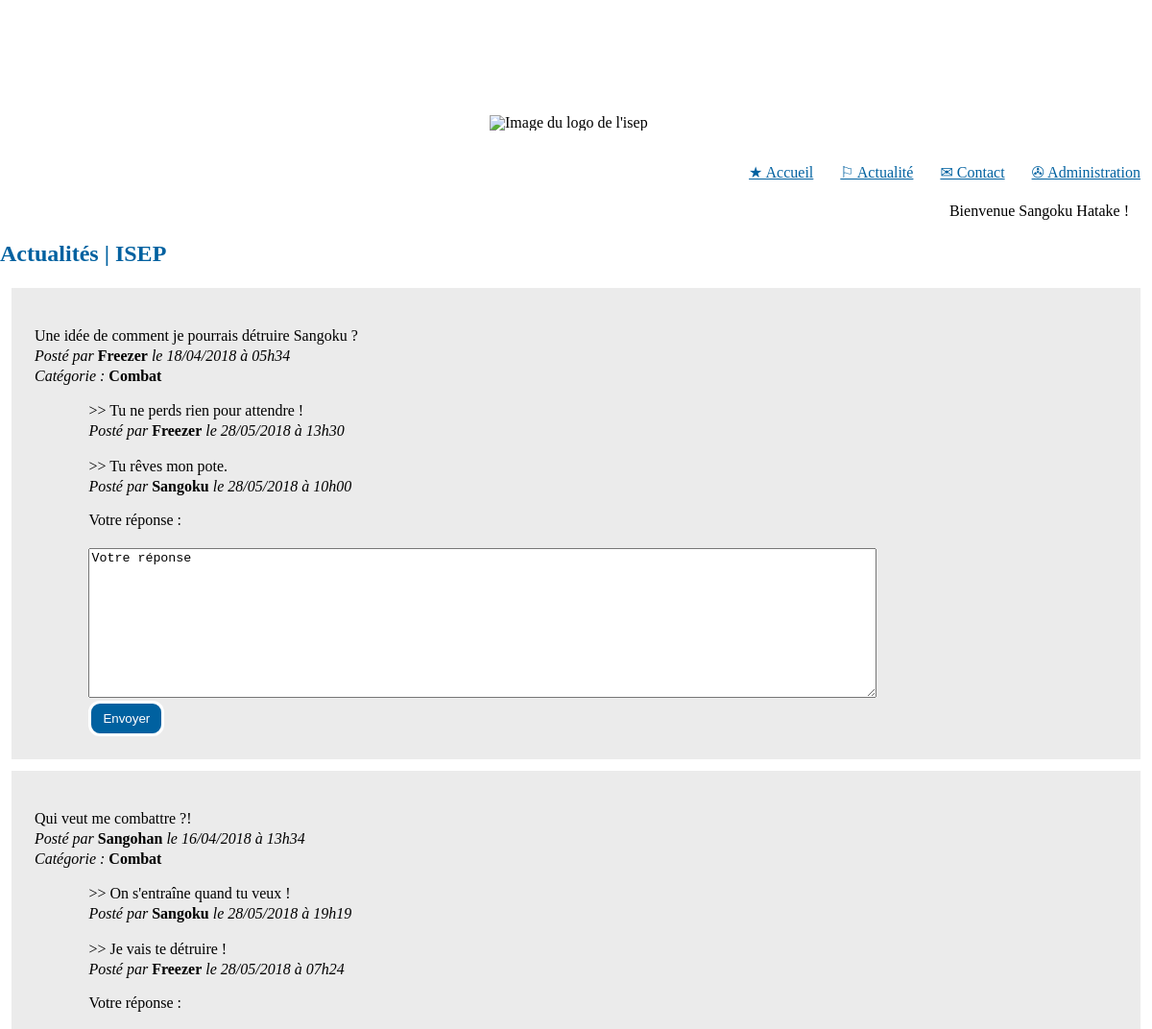
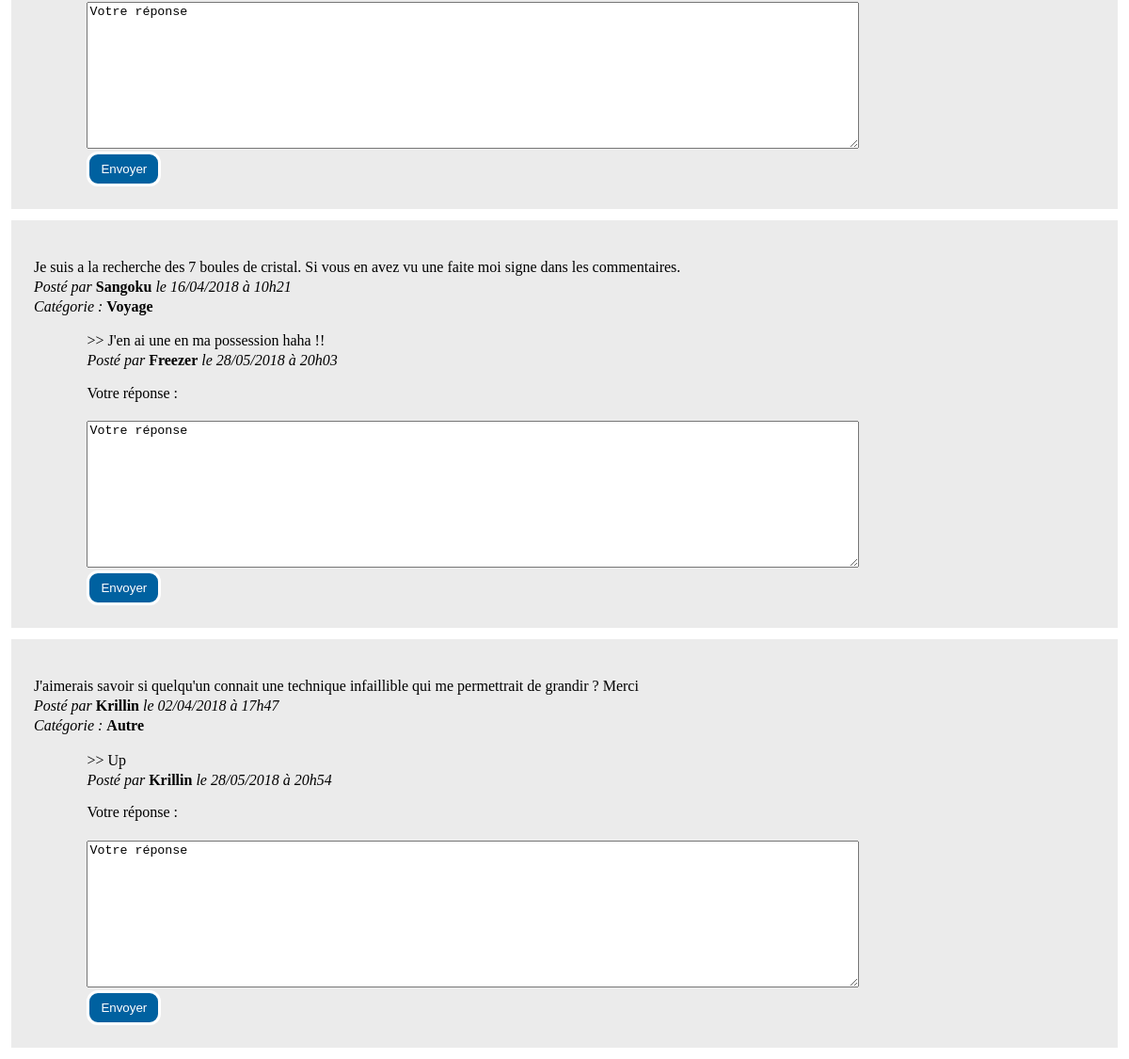
Screenshot of /php/index.php?cible=mainController&function=bouttonActualite (signed in) with the database file from the repository (2 pictures, top to bottom).
### tables this page shows
CREATE TABLE IF NOT EXISTS `subjects` (
  `id` int(11) NOT NULL AUTO_INCREMENT,
  `content` text NOT NULL,
  `category` varchar(100) NOT NULL DEFAULT 'Autre',
  `date` date NOT NULL,
  `time` time NOT NULL,
  `user_id` int(11) NOT NULL,
  PRIMARY KEY (`id`)
);

CREATE TABLE IF NOT EXISTS `users` (
  `id` int(11) NOT NULL AUTO_INCREMENT,
  `name` varchar(100) NOT NULL,
  `last_name` varchar(100) NOT NULL,
  `mail` varchar(100) NOT NULL,
  `pass` varchar(100) NOT NULL,
  PRIMARY KEY (`id`)
);

CREATE TABLE IF NOT EXISTS `responses` (
  `id` int(11) NOT NULL AUTO_INCREMENT,
  `content` text NOT NULL,
  `date` date NOT NULL,
  `time` time NOT NULL,
  `subject_id` int(11) NOT NULL,
  `user_id` int(11) NOT NULL,
  PRIMARY KEY (`id`)
);

### php/models/requetes.php (called while the page is built, shortened)
<?php
function get_subjects(PDO $bdd, int $n): array {
    $statement = $bdd->prepare('SELECT subjects.category, subjects.time, subjects.content AS subjectContent,subjects.date AS subjectDate,users.name AS subjectUserName,subjects.id AS subject_id
                                         FROM subjects
                                         INNER JOIN users
                                         ON subjects.user_id = users.id
                                         ORDER BY date DESC, time DESC
                                         LIMIT '.$n);
    $statement->execute();
    return $statement->fetchAll();
}
function get_responses(PDO $bdd): array {
    $statement = $bdd->prepare('SELECT responses.time,users.name AS responseUserName,responses.content AS responseContent,responses.date AS responseDate, subjects.id AS subject_id
                                         FROM ((responses
                                         INNER JOIN users ON responses.user_id = users.id)
                                         INNER JOIN subjects ON responses.subject_id = subjects.id)
                                         ORDER BY responses.date DESC, time DESC
                                         ');
    $statement->execute();
    return $statement->fetchAll();
}

### php/controllers/fonctions.php (called while the page is built, shortened)
<?php
include "models/requetes.php";
function recupereSubjects($bdd,$n){
    $subjects = get_subjects($bdd,$n);
    foreach ($subjects as $key=>$elm){
        $subjects[$key]['subjectDate'] = dateFr($subjects[$key]['subjectDate']);
        $subjects[$key]['time'] = heureFr($subjects[$key]['time']);
    }
    return $subjects;
}
function recupereResponses($bdd){
    $responses = get_responses($bdd);
    foreach ($responses as $key=>$elm){
        $responses[$key]['responseDate'] = dateFr($responses[$key]['responseDate']);
        $responses[$key]['time'] = heureFr($responses[$key]['time']);
    }
    return $responses;
}
function dateFr($dateUS){
    $dateFR = strftime('%d-%m-%Y',strtotime($dateUS));
    $dateFRslash=str_replace (  '-' , '/' ,$dateFR);
    return $dateFRslash;
}
function heureFr($heureUS){
    $heureFr1 = substr_replace($heureUS, '', -3, 3);
    $heureFr2 =str_replace (  ':' , 'h' ,$heureFr1);
    return $heureFr2;
}

### php/controllers/mainController.php (called while the page is built, shortened)
<?php
if (!isset($_GET['function']) || empty($_GET['function'])) {
    $function = "default";
} else {
    $function = $_GET['function'];
}
switch ($function) {
    case 'bouttonActualite':
        $vue = 'sujet';
        break;
}
require "views/header.php";
include('views/' . $vue . '.php');

### php/views/fonctions.php (the view, shortened to what this page needs)
<?php
function displaySubjectsAndResponse($bdd,$n){
    $subjects = recupereSubjects($bdd, $n);
    $responses = recupereResponses($bdd);
    foreach ($subjects as $key => $elm) {
                echo(
                    "<div class='subjectWrapper'><p>"
                        . $subjects[$key]['subjectContent'] . " <br>
                            <em>Posté par</em> <strong>" . $subjects[$key]['subjectUserName'] . "</strong> <em>le " . $subjects[$key]['subjectDate'] . " à " . $subjects[$key]['time'] . "  </em> <br>
                            <em>Catégorie : </em> <strong>" . $subjects[$key]['category'] . "</strong>
                    </p>"
                    );
                foreach ($responses as $keyR => $elmR) {
                    if ($subjects[$key]['subject_id']===$responses[$keyR]['subject_id']) {
                        echo(
                            "<p class='marginleft'>
                                   >> " .$responses[$keyR]['responseContent']. " <br>
                                   <em>Posté par</em> <strong>" . $responses[$keyR]['responseUserName'] . "</strong> <em>le " . $responses[$keyR]['responseDate'] . " à " . $responses[$keyR]['time'] . " </em>
                               </p>"
                        );
                    }
                }
                $get = $subjects[$key]['subject_id'];
                echo("
                     <form class='marginleft' action=\"index.php?cible=mainController&function=postResponse&subject_id=$get\" method=\"post\">
                         <label> <span> Votre réponse : </span>
                             <br>
                             <textarea cols=\"100\" rows=\"10\" name=\"content\">Votre réponse</textarea>
                         </label>
                         <br>
                         <button type=\"submit\">Envoyer</button>
                         <br>
                     </form>
                    </div>"
                );
    }
}

### css/style.css (style rules this page uses)
html { --orange-isep: rgb(245,161,1); --blue-isep: rgb(0,97,160); --grey-isep: rgb(226,226,226); }
body { width: 1200px; font-family: serif; margin: 70px auto 1%; }
em { font-style: italic; }
strong { font-weight: bold; }
label { margin-bottom: 2%; }
p { line-height: 130%; display: block; margin-top: 1em; margin-bottom: 1em; text-align: start; }
button { padding: 8px 12px 8px 12px; background-color: var(--blue-isep); color: white; border: solid; border-radius: 12px; }
textarea { margin-top: 2%; }

### css/formControl.css (style rules this page uses)
body { padding-top: 50px; }

### css/sujet.css (style rules this page uses)
.marginleft { margin-left: 5%; }
.subjectWrapper { background-color: #EBEBEB; padding: 2%; margin: 1%; }

### rows the page displays
subjects: content "Une idée de comment je pourrais détruire Sangoku ?", user.name "Freezer", subjectDate "18/04/2018", time "05h34", category "Combat"
responses: content "Tu ne perds rien pour attendre !", user.name "Freezer", responseDate "28/05/2018", time "13h30"
responses: content "Tu rêves mon pote.", user.name "Sangoku", responseDate "28/05/2018", time "10h00"
subjects: content "Qui veut me combattre ?!", user.name "Sangohan", subjectDate "16/04/2018", time "13h34", category "Combat"
responses: content "On s'entraîne quand tu veux !", user.name "Sangoku", responseDate "28/05/2018", time "19h19"
responses: content "Je vais te détruire !", user.name "Freezer", responseDate "28/05/2018", time "07h24"
subjects: content "Je suis a la recherche des 7 boules de cristal. Si vous en avez vu une faite moi signe dans les commentaires.", user.name "Sangoku", subjectDate "16/04/2018", time "10h21", category "Voyage"
responses: content "J'en ai une en ma possession haha !!", user.name "Freezer", responseDate "28/05/2018", time "20h03"
subjects: content "J'aimerais savoir si quelqu'un connait une technique infaillible qui me permettrait de grandir ? Merci", user.name "Krillin", subjectDate "02/04/2018", time "17h47", category "Autre"
responses: content "Up", user.name "Krillin", responseDate "28/05/2018", time "20h54"

### other values shown
displayBienvenue('Bienvenue') "Bienvenue Sangoku Hatake !"
